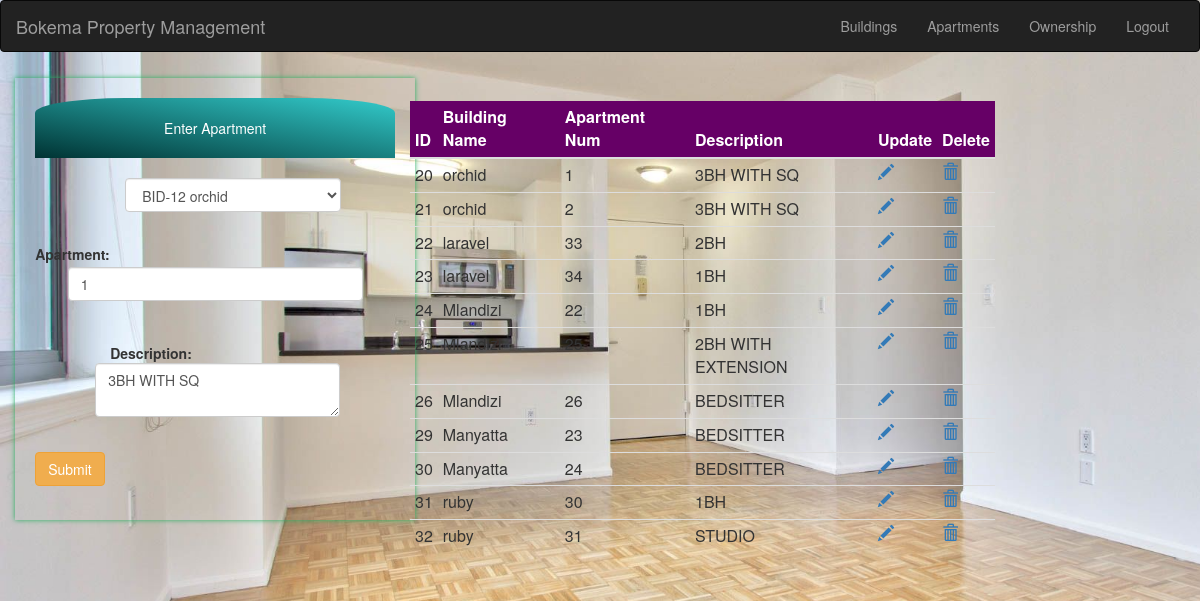
The app's page /apartment.php?update=1&id=20 with its own data.
### tables this page shows
CREATE TABLE `apartment` (
  `id` int(11) NOT NULL,
  `bid` int(11) NOT NULL,
  `apartmentNum` int(4) NOT NULL,
  `description` varchar(200) NOT NULL
);

CREATE TABLE `building` (
  `id` int(11) NOT NULL,
  `Name` varchar(200) NOT NULL,
  `Address` varchar(500) NOT NULL,
  `Developer` varchar(200) NOT NULL
);

### apartment.php (the view, shortened to what this page needs)
<?php
include 'conn.php';
$bid=$aname=$desc="";
if(isset($_GET['update'])){
    $id = $_GET['id'];
     $qry="select * from apartment where id=$id";
  if ($result = $con->query($qry)) {
    if ($row = $result->fetch_assoc()) {
    $bid=$row['bid'];
    $aname=$row['apartmentNum'];
    $desc=$row['description'];
    }
    }
           }
?>
<html>
    <head>
  <link rel="stylesheet" href="https://maxcdn.bootstrapcdn.com/bootstrap/3.3.7/css/bootstrap.min.css">
</head>
    </head>
    <body style="background-image:url('img/6.jpg'); background-size: cover; background-repeat: no-repeat;"linear-gradient(to right, #3E5151 , #DECBA4);">
     <?php
     include 'anav.php';
     ?>
        <div class="row">
         <div class="col-md-4">
       <div style="width: 400px;margin-left:4%;margin-top: 1.5%;box-shadow: 0px 0px 5px #27ae60;padding:20px">
        <div style='text-align: center;padding:20px;background:  linear-gradient(To top right,#033,#3cc);color:white;border-radius: 25% 25% 0% 0%'>Enter Apartment</div>
        <form class="form-horizontal" action="apartment.php" method="post">
            <div style="padding-top: 20px;margin-left: 25%">
                <select class="form-control" style="display:inline; width: 80%;" name="building">
                    <?php
                                include 'conn.php';
                                $qry="select * from building";
                                if ($result = $con->query($qry)) {
    while ($row = $result->fetch_assoc()) {
                    ?>
                     <option value="<?php echo $row['id']; ?>" <?php if($row['id']==$bid){echo 'selected';}?> ><?php echo "BID-".$row['id'].' '.$row['Name']; ?>
                        </option>
               <?php
    }
    }
    ?> </select>
            </div><br>
    <div class="form-group" style="margin-top: 5px">
    <label class="control-label col-sm-1" for="apartment">Apartment:</label>
    <div class="col-sm-10" style="margin-top:30px">
        <input type="text" class="form-control" name="apartment" required="" pattern="[0-9]{3}" placeholder="Apartment Number" value="<?php echo $aname;?>"/><br>
    </div>
            </div>
            <div style="margin-left: 60px;">
            <div class="form-group" style="margin-top: 2px">
    <div class="col-sm-10" style="margin-top:0.1px">
        <label class="control-label col-sm-2" for="apartment">Description:</label>
        <textarea class="form-control" name="desc" required="" placeholder="Description" ><?php echo $desc;?></textarea><br>
    </div>
            </div>
            </div>
             <button class="btn btn-warning"col-sm-5 type="submit" name="submit" value="add">Submit</button>
        </form>
      </div>
         </div>
        <div class="col-md-6">
                <div>
        <table class="table table-hover table-condensed" style="margin-top: 5%">
            <thead style="background: #660066;color:white">
            <th>ID</th>
             <th>Building Name</th>
              <th>Apartment Num</th>
              <th>Description</th>
              <th>Update</th>
              <th>Delete</th>
            </thead>
            <tbody>
                <?php
                $sql = "SELECT apartment.id, building.Name, apartment.apartmentNum, apartment.description FROM apartment JOIN building on apartment.bid=building.id;";
                $result=mysqli_query($con,$sql);
                if($result){
                    while($row = $result->fetch_assoc()){
                ?>
                <tr>
                    <td><?php echo $row['id'];?></td>
                    <td><?php echo $row['Name'];?></td>
                    <td><?php echo $row['apartmentNum'];?></td>
                    <td><?php echo $row['description']; ?></td>
                    <td><a href="apartment.php?update=1&id=<?php echo $row['id'];?>"><span class="glyphicon glyphicon-pencil"></span></a></td>
                    <td><a href="deleteapartment.php?id=<?php echo $row['id'];?>"><span class="glyphicon glyphicon-trash"></span></a></td>
                </tr>
                <?php
                }
                }
                ?>
            </tbody>
        </table>
                </div>
    </body>
</html>

### records on screen
apartment: building "BID-12 orchid", apartment "1", desc "3BH WITH SQ", id "20", building.Name "orchid", apartmentNum "1", description "3BH WITH SQ"
apartment: id "21", building.Name "orchid", apartmentNum "2", description "3BH WITH SQ"
apartment: id "22", building.Name "laravel", apartmentNum "33", description "2BH"
apartment: id "23", building.Name "laravel", apartmentNum "34", description "1BH"
apartment: id "24", building.Name "Mlandizi", apartmentNum "22", description "1BH"
apartment: id "25", building.Name "Mlandizi", description "2BH WITH EXTENSION"
apartment: id "26", building.Name "Mlandizi", apartmentNum "26", description "BEDSITTER"
apartment: id "29", building.Name "Manyatta", apartmentNum "23", description "BEDSITTER"
apartment: id "30", building.Name "Manyatta", apartmentNum "24", description "BEDSITTER"
apartment: id "31", building.Name "ruby", apartmentNum "30", description "1BH"
apartment: id "32", building.Name "ruby", apartmentNum "31", description "STUDIO"
